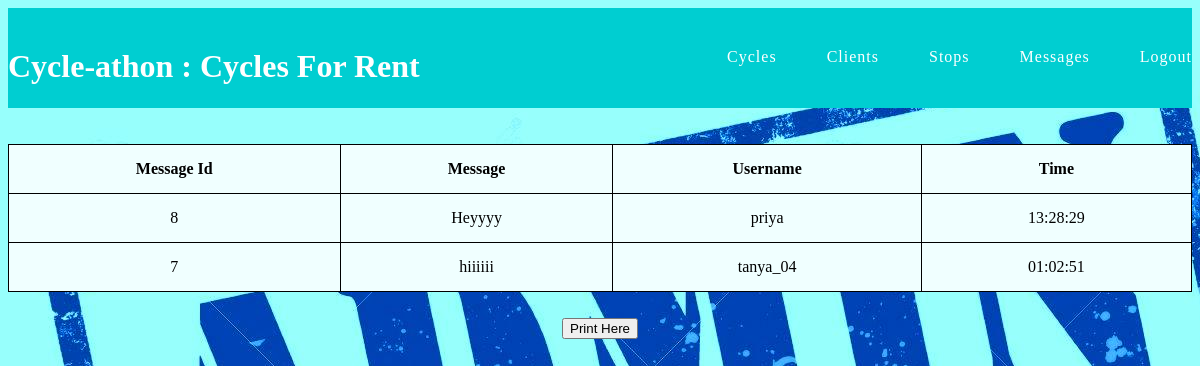
Page /admin/message.php on the committed database.
### tables this page shows
CREATE TABLE `contact` (
  `msg_id` int(11) NOT NULL,
  `message` text NOT NULL,
  `msg_time` time NOT NULL,
  `user_name` varchar(255) NOT NULL,
  `status` varchar(255) NOT NULL DEFAULT 'Unread'
);

### admin/message.php (the view, shortened to what this page needs)
<!DOCTYPE html>
<html>
<head>
	<?php
			include 'header.php';
	?>
	<link rel="stylesheet" type="text/css" href="css/main.css">
</head>
<body>
<div id="container">
	<div class="shell">
		<br/><br/>
		<table style="width:100%">
  <tr>
    <th>Message Id</th>
	<th>Message</th>
	<th>Username</th>
	<th>Time</th>
  </tr>
  <?php
								include 'config.php';
								$select = "SELECT * FROM contact WHERE status = 'Unread' ORDER BY msg_time desc";
								$result = mysqli_query($con,$select);
						while($row = mysqli_fetch_array($result)){ ?>
  <tr>
    <td> <?php echo $row['msg_id'] ?> </td>
    <td> <?php echo $row['message'] ?> </td>
    <td> <?php echo $row['user_name'] ?> </td>
	<td> <?php echo $row['msg_time'] ?> </td>
  </tr>
						<?php } ?>
</table>
</div>
<h2><div style=text-align:center><input type="submit" onclick="window.print()" value="Print Here" /></div></h2>
</div>
</body>
</html>

### admin/css/main.css (style rules this page uses)
body { background-image: url(pic1.jpg); }
table { border-spacing: 5px; border: 1px solid black; border-collapse: collapse; background-color: azure; font-family: cursive; text-align: center; }
td { padding: 15px; border: 1px solid black; border-collapse: collapse; }
th { border: 1px solid black; border-collapse: collapse; padding: 15px; text-underline-position: auto; }
h2 { display: block; font-size: 1.5em; margin-top: 0.83em; margin-bottom: 0.83em; margin-left: 0; margin-right: 0; font-weight: bold; font-family: cursive; }

### rows in the picture
contact: msg_id "8", message "Heyyyy", user_name "priya", msg_time "13:28:29"
contact: msg_id "7", message "hiiiiii", user_name "tanya_04", msg_time "01:02:51"
